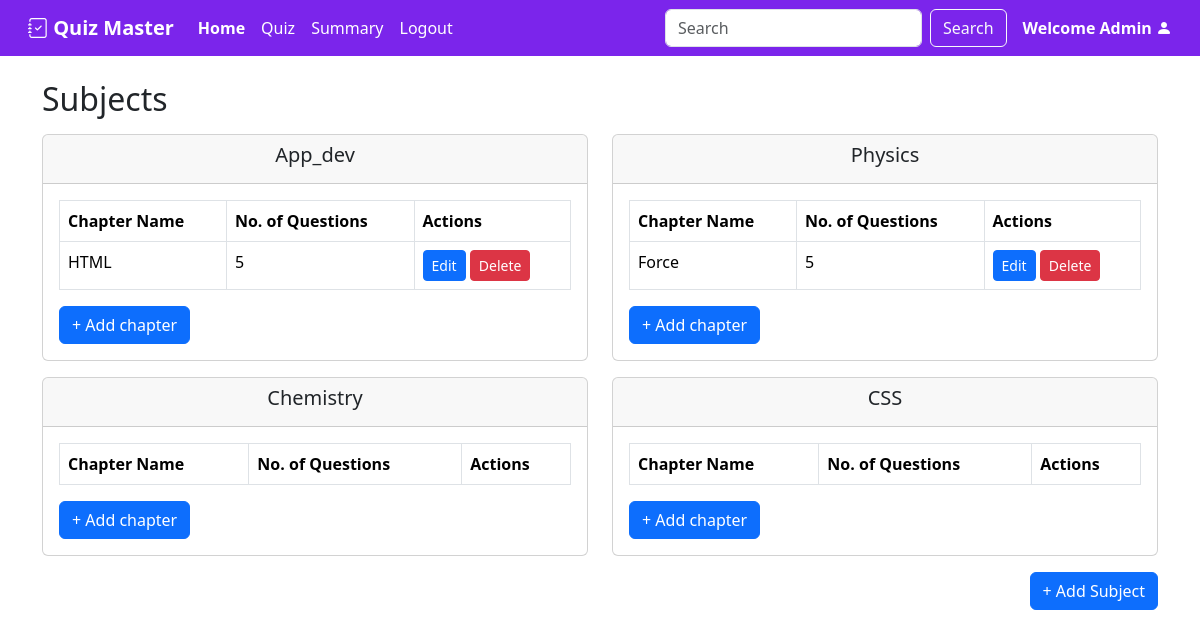
Before: /admin/dashboard with the older database file.
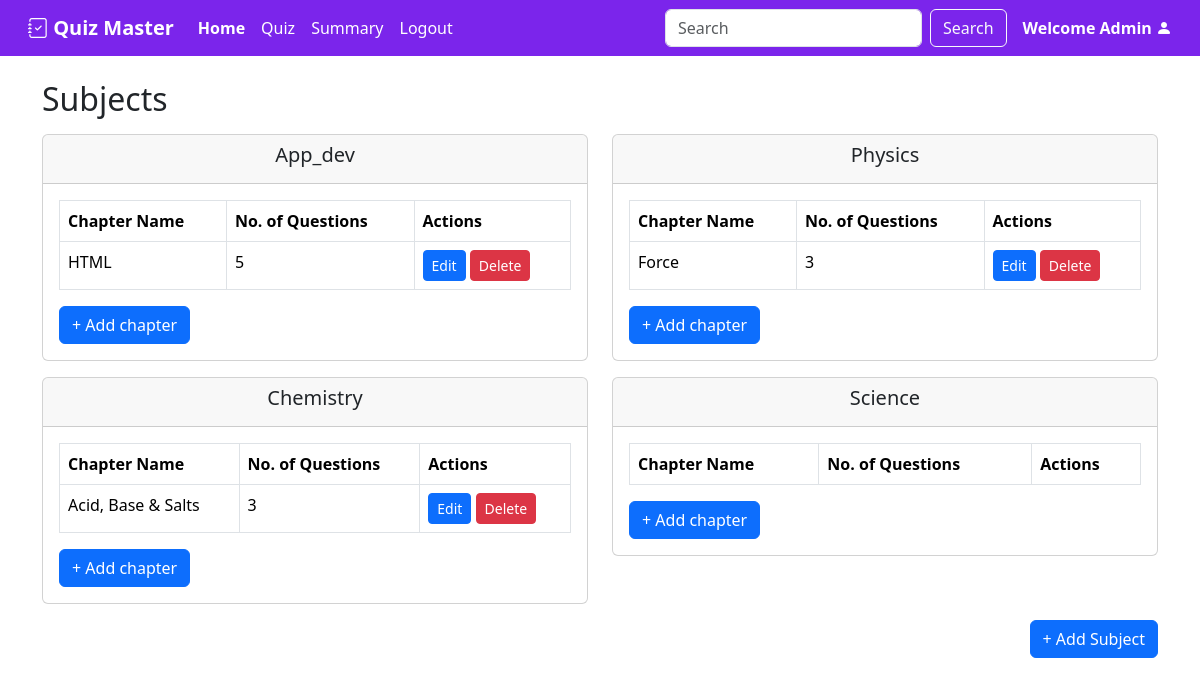
After: the same page with the newer database file.
### models/model.py (models this page shows)
class Subject(db.Model):
    __tablename__ = 'subject'
    id = db.Column(db.Integer, primary_key=True)
    sub_name = db.Column(db.String(100), nullable=False)
    description = db.Column(db.String, nullable=True)
    chapters = db.relationship('Chapter', backref='subject', lazy=True)

class Chapter(db.Model):
    __tablename__ = 'chapter'
    id = db.Column(db.Integer, primary_key=True)
    subject_id = db.Column(db.Integer, db.ForeignKey('subject.id'), nullable=False)
    name = db.Column(db.String(100), nullable=False)
    no_questions = db.Column(db.Integer, nullable=False)
    questions = db.relationship('Questions', backref='chapter', lazy=True)

### controllers/admin.py (the view)
@admin_bp.route('/dashboard')
def dashboard():
    subjects= Subject.query.all()  # Fetch all subjects
    return render_template('admin_dashboard/admin_dashboard.html',subjects=subjects)

### templates/admin_dashboard/admin_dashboard.html (shortened to what this page needs)
{% extends 'base_layout/base_admin.html' %}
{% block admin_dashboard %}
<div class="container mt-4">
    <h2 class="mb-3"> Subjects </h2>
    <div class="row">
        {% for subject in subjects %}
        <div class="col-md-6 col-sm-12">
            <div class="card mb-3">
                <div class="card-header text-center">
                    <h5>{{subject.sub_name}}</h5>
                </div>
                <div class="card-body">
                    <table class="table table-bordered">
                        <thead>
                            <tr class="bg-purple text-white">
                                <th>Chapter Name</th>
                                <th>No. of Questions</th>
                                <th>Actions</th>
                            </tr>
                        </thead>
                        <tbody>
                            {% for chapter in subject.chapters %}
                            <tr>
                                <td>{{ chapter.name }}</td>
                                <td>{{ chapter.no_questions }}</td>
                                <td>
                                    <a href="{{ url_for('admin.edit_chapter', chapter_id=chapter.id) }}" class="btn btn-sm btn-primary">Edit</a>
                                    <form action="{{ url_for('admin.delete_chapter', chapter_id=chapter.id) }}" method="POST" style="display:inline;">
                                        <button type="submit" class="btn btn-sm btn-danger">Delete</button>
                                    </form>
                                </td>
                            </tr>
                            {% endfor %}
                        </tbody>
                    </table>
                    <a href="{{ url_for('admin.add_chapter', subject_id=subject.id) }}" class="btn btn-primary">+ Add chapter</a>
                </div>
            </div>
        </div>
        {% endfor %}
    </div>
    <div class="text-end">
        <a href="{{ url_for('admin.add_subject') }}" class="btn btn-primary">+ Add Subject</a>
    </div>
</div>
{% endblock %}

### templates/base_layout/base_admin.html (shortened to what this page needs)
<!DOCTYPE html>
<html lang="en">
<head>
    <link rel="stylesheet" href="{{ url_for('static', filename='base.css') }}">
    <link href="https://cdn.jsdelivr.net/npm/bootstrap@5.3.3/dist/css/bootstrap.min.css" rel="stylesheet"
>
    <link rel="stylesheet" href="https://cdn.jsdelivr.net/npm/bootstrap-icons@1.11.3/font/bootstrap-icons.min.css">
</head>
<body>
    <nav class="navbar navbar-expand-lg navbg">
        <div class="container-fluid">
            <a class="navbar-brand text-white fw-bold ms-3" href="#"><i class="bi bi-journal-check"></i> Quiz Master</a>
            <div class="collapse navbar-collapse" id="navbarNav">
                <ul class="navbar-nav">
                    <li class="nav-item">
                        <a class="nav-link {% if request.endpoint == 'admin.dashboard' %}fw-bold active{% endif %}"
                           aria-current="page" href="{{ url_for('admin.dashboard') }}">Home</a>
                    </li>
                    <li class="nav-item">
                        <a class="nav-link {% if request.endpoint == 'admin.quiz_management' %}fw-bold active{% endif %}"
                           href="{{ url_for('admin.quiz_management') }}">Quiz</a>
                    </li>
                    <li class="nav-item">
                        <a class="nav-link {% if request.endpoint == 'admin.summary' %}fw-bold active{% endif %}"
                           href="#">Summary</a>
                    </li>
                    <li class="nav-item">
                        <a class="nav-link {% if request.endpoint == 'admin.logout' %}fw-bold active{% endif %}"
                           href="{{ url_for('admin.logout') }}">Logout</a>
                    </li>
                </ul>
            </div>
            <div>
            <form class="d-flex" role="search">
                <input class="form-control me-2" type="search" placeholder="Search" aria-label="Search">
                <button class="btn btn-outline-light me-3" type="submit">Search</button>
            </form>
            </div>
            <span class="welcome-text me-3">Welcome Admin <i class="bi bi-person-fill"></i></span>
        </div>
    </nav>
    {% block admin_dashboard %}{% endblock %}
</body>
</html>

### static/base.css (style rules this page uses)
.navbg { background-color: #7B25EB; }
.nav-link { color: white !important; }
.welcome-text { font-weight: bold; color: white; }
.bg-purple { background-color: #7B25EB; }

Changed rows visible on the page:
removed Subject: sub_name "CSS"
changed Chapter "Force": no_questions "5" → "3"
added Chapter: name "Acid, Base & Salts", no_questions "3", shown under Subject "Chemistry"
added Subject: sub_name "Science"
